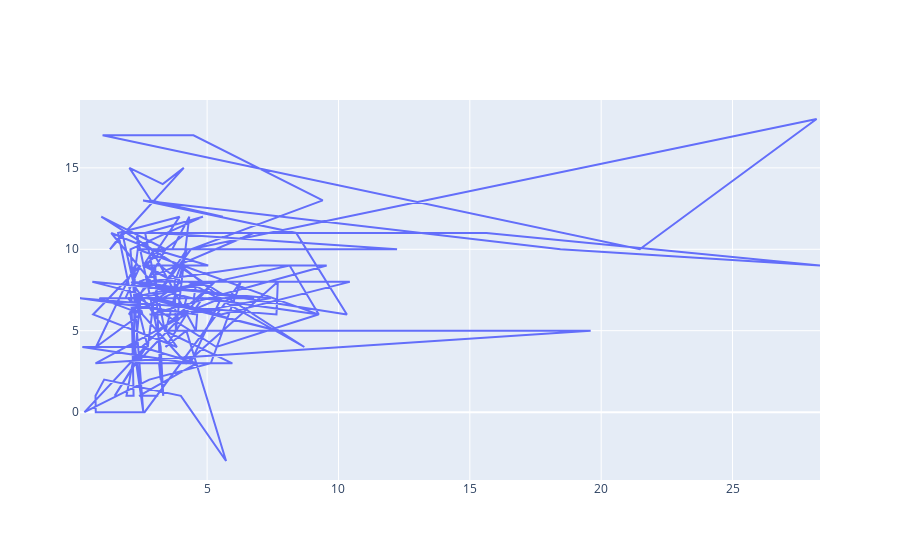

Write notebook code for a chart like this one.
### Code cell
import plotly as pt
import plotly.graph_objs as go
e_mileage_sort = df.loc[df['E10']==1].sort_values(by=['mileage(km/L)'])
e_mileage = df.loc[df['E10']==1]['mileage(km/L)']
sp_mileage_sort = df.loc[df['SP98']==1].sort_values(by=['mileage(km/L)'])
sp_mileage = df.loc[df['SP98']==1]['mileage(km/L)']
mileage = df['mileage(km/L)']



fig = go.Figure(data=[
    go.Scatter(name='E10', x=e_mileage, y=df['temp_outside'])
    
])

# Change the bar mode
#fig.layout.update(barmode='relative')
fig.show()

### Figure 1 — Plotly figure (JSON) as saved in the notebook; plotly's stock layout.template omitted (floating-point values rounded to 4 significant figures; data arrays with more than 128 entries replaced by an {"elided": "..."} marker saying what was removed)
{"data": [{"name": "E10", "type": "scatter", "x": {"elided": "160 float values"}, "y": {"elided": "388 int values"}}], "layout": {}}
